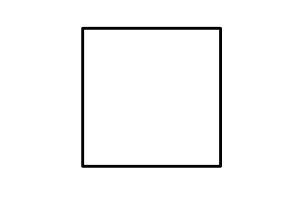
%> input picture third/test.jpg, 300 x 200 px
$ octave --eval "imgRANSAC;"   (GNU Octave 9; MATLAB toolbox functions it lacks are replaced by stand-ins)
%> lines starting %> are read from the running program, lines starting %| are printed output that depends on the picture; in (x1, y1, x2, y2) boxes, pixels count from 0 and x2, y2 are one past the last pixel; in counts of white or black regions, pixels touching at a corner belong together; the program's own positions count from 1
function [] = imgRANSAC()
f=imread('test.jpg');
%> f is the input picture: size 200x300 uint8; min 0, max 255, mean 248.3
T=20;%阈值
[m,n]=size(f);
%> m = 200; n = 300
T = 1;  %阈值
index = 1;
%Roberts算子一阶导数求边缘点
f_r=zeros(m,n);
for i=2:m-1
    for j=2:n-1
        f_r(i,j)=abs(f(i+1,j+1)-f(i,j))+abs(f(i,j+1)-f(i+1,j));
        if f_r(i,j)<T
            f_r(i,j)=0;
        else
            f_r(i,j)=255;
            x(index)=i;
            y(index)=j;
            index = index + 1;
        end
    end
end
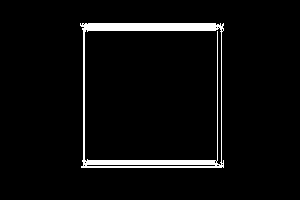
%> f_r: size 200x300 double; 4.3% white; 1 white region, box (x1, y1, x2, y2) and area: (80, 23, 224, 168) 2610
%> after the loop, index = 2611; x = 2610 values from 24 to 168; y = 2610 values, max 224 at index 135, min 81 at index 1, mean 152.3

imshow('test.jpg');hold on;


data = [x' y']';
%> data = 2610 columns, first 8: [24 24 24 24 24 24 24 24; 81 83 84 86 87 89 90 91]
number = size(x,2);  %所有点的个数
%> number = 2610

%RANSAC
sigma = 1;   %阈值
pretotal=0;     %符合拟合模型的数据的个数
n = 100;    %迭代次数

for i=1:n
    % 随机选择两个点
    idx = randperm(number,2);
    sample = data(:,idx);

    %两组采样点
    x = sample(1,:);
    y = sample(2,:);

    k = (y(1)-y(2))/(x(1)-x(2));      %计算直线斜率
    b = y(1) - k*x(1);  %计算直线的截距
    line = [k -1 b];

    mask = abs(line*[data; ones(1,size(data,2))]);    %每个数据到拟合直线的距离
    total = sum(mask < sigma);              %计算数据距离直线小于一定阈值sigma的数据的个数

    if total > pretotal            %找到符合拟合直线数据最多的拟合直线
        pretotal = total;
        bestline = line;          %找到最好的拟合直线
    end
end
%> this loop made 100 passes
%> (x, y, k, b, total, pretotal, bestline) on passes 1, 2, 3, 4, 5, 50: ([165 163], [111 160], -24.5, 4153.5, 9, 9, [-24.5 -1 4153.5]), ([31 28], [206 202], 1.33, 164.7, 15, 15, [1.33 -1 164.7]), ([87 31], [84 166], -1.46, 211.4, 17, 17, [-1.46 -1 211.4]), ([164 29], [91 179], -0.652, 197.9, 28, 28, [-0.652 -1 197.9]), ([64 134], [85 85], 0, 85, 143, 143, [0 -1 85]), ([153 71], [85 84], 0.0122, 83.13, 236, 236, [0.0122 -1 83.13])
%> (x, y, k, b, line, total) on passes 6 to 11: ([167 82], [127 222], -1.12, 313.6, [-1.12 -1 313.6], 16), ([29 163], [122 154], 0.239, 115.1, [0.239 -1 115.1], 29), ([156 28], [222 180], 0.328, 170.8, [0.328 -1 170.8], 33), ([167 168], [131 179], 48, -7885, [48 -1 -7885], 2), ([164 167], [160 111], -16.33, 2838.7, [-16.33 -1 2838.7], 11), ([29 163], [196 87], -0.813, 219.6, [-0.813 -1 219.6], 29)
%显示符合最佳拟合的数据
mask=abs(bestline*[data; ones(1,size(data,2))])<sigma;
k=1;
for i=1:length(mask)
    if mask(i)
        inliers(1,k) = data(1,i);
        k=k+1;
    end
end
%> this loop made 2610 passes
%> k on passes 2 to 3: 2, 3
%> after the loop, inliers = 236 values from 24 to 168; k = 237

%%% 绘制最佳匹配曲线
bestA = -bestline(1)/bestline(2);
%> bestA = 0.0122
bestB = -bestline(3)/bestline(2);
%> bestB = 83.13
%> `imgRANSAC;`:
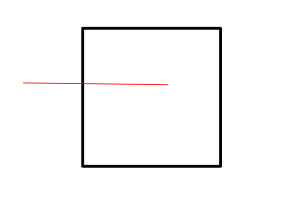
%> figure redrawn from the program's plot data
xAxis = min(inliers(1,:)):0.01:max(inliers(1,:));
yAxis = bestA*xAxis + bestB;
plot(xAxis,yAxis,'r');

end
